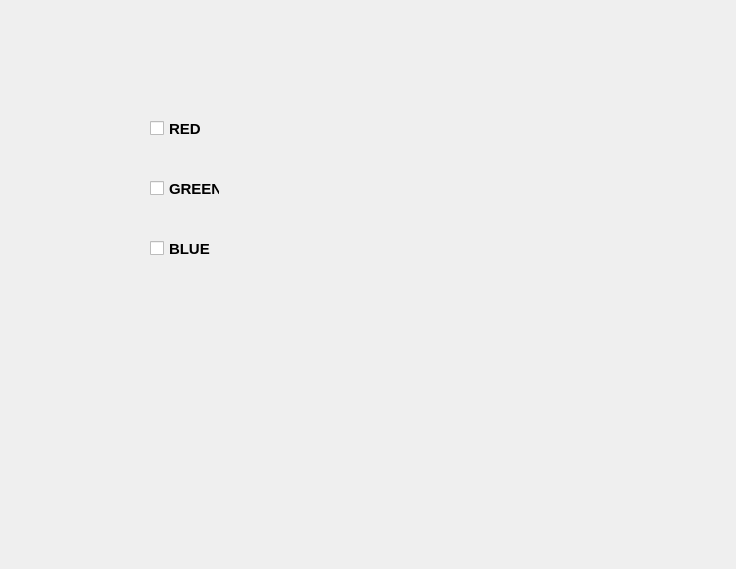
<?xml version="1.0" encoding="UTF-8"?>
<ui version="4.0">
 <class>form</class>
 <widget class="QWidget" name="form">
  <property name="geometry">
   <rect>
    <x>0</x>
    <y>0</y>
    <width>736</width>
    <height>569</height>
   </rect>
  </property>
  <property name="windowTitle">
   <string>PiHAT_UI</string>
  </property>
  <widget class="QCheckBox" name="button_RED">
   <property name="geometry">
    <rect>
     <x>150</x>
     <y>120</y>
     <width>70</width>
     <height>17</height>
    </rect>
   </property>
   <property name="font">
    <font>
     <pointsize>11</pointsize>
     <weight>75</weight>
     <bold>true</bold>
    </font>
   </property>
   <property name="text">
    <string>RED</string>
   </property>
  </widget>
  <widget class="QCheckBox" name="button_GREEN">
   <property name="geometry">
    <rect>
     <x>150</x>
     <y>180</y>
     <width>70</width>
     <height>17</height>
    </rect>
   </property>
   <property name="font">
    <font>
     <pointsize>11</pointsize>
     <weight>75</weight>
     <bold>true</bold>
    </font>
   </property>
   <property name="text">
    <string>GREEN</string>
   </property>
  </widget>
  <widget class="QCheckBox" name="button_BLUE">
   <property name="geometry">
    <rect>
     <x>150</x>
     <y>240</y>
     <width>70</width>
     <height>17</height>
    </rect>
   </property>
   <property name="font">
    <font>
     <pointsize>11</pointsize>
     <weight>75</weight>
     <bold>true</bold>
    </font>
   </property>
   <property name="text">
    <string>BLUE</string>
   </property>
  </widget>
 </widget>
 <resources/>
 <connections/>
</ui>
